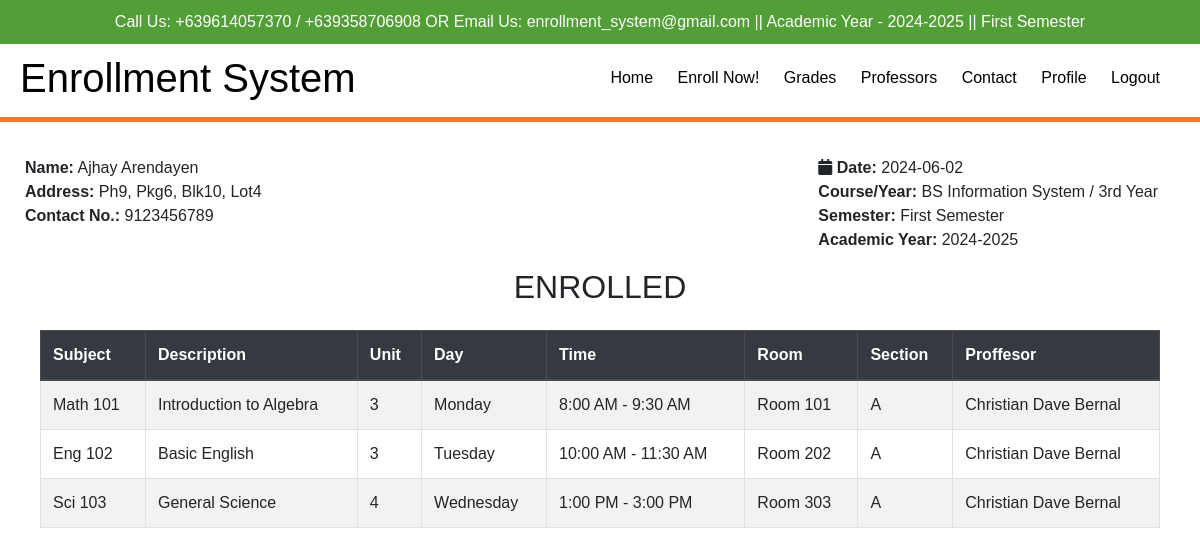
The page /student/enroll.php (signed in) on the database as committed earlier.
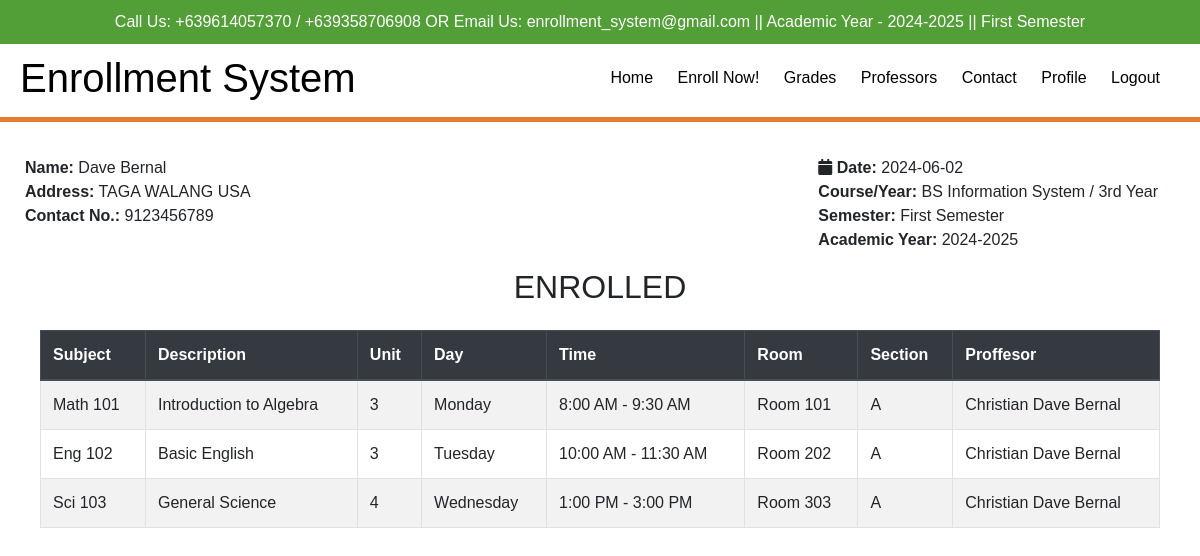
The same page on the database as committed later.
### tables this page shows
CREATE TABLE `students` (
  `id` int(11) NOT NULL,
  `student_id` int(11) NOT NULL,
  `program_id` int(11) NOT NULL,
  `year_id` int(11) NOT NULL,
  `firstname` varchar(255) NOT NULL,
  `middlename` varchar(255) NOT NULL,
  `lastname` varchar(255) NOT NULL,
  `birthdate` date NOT NULL,
  `gender` varchar(255) NOT NULL,
  `address` text NOT NULL,
  `birthplace` varchar(255) NOT NULL,
  `contact` bigint(20) NOT NULL,
  `documents` text NOT NULL,
  `status` varchar(255) NOT NULL,
  `registration_date` varchar(255) NOT NULL
);

### student/enroll.php (the view, shortened to what this page needs)
<?php include "include/header.php" ?>
    <div class="content-wrapper container mt-3">
        <section class="invoice">
            <div class="row">
                <div class="col-12">
                </div>
            </div>
            <div class="row invoice-info">
                <?php
                $sql = "CALL SelectAllStudents()";
                $result = $conn->query($sql)->fetch_assoc();
                ?>
                <div class="col-sm-8 invoice-col">
                        <b>Name:</b> <?php echo $result['firstname']; ?> <?php echo $result['lastname']; ?><br>
                        <b>Address:</b> <?php echo $result['address']; ?><br>
                        <b>Contact No.:</b> <?php echo $result['contact']; ?><br>
                </div>
                <div class="col-sm-4 invoice-col">
                <i class="fa fa-calendar"></i> <b>Date:</b> <?php echo date('Y-m-d'); ?><br>
                    <b>Course/Year:</b> BS Information System / 3rd Year<br>
                    <b>Semester:</b> First Semester<br>
                    <b>Academic Year:</b> 2024-2025
                </div>
            </div>
    <div class="container mt-3">
        <h2 class="text-center mb-4">ENROLLED</h2>
        <table class="table table-bordered table-striped">
            <thead class="thead-dark">
                <tr>
                    <th>Subject</th>
                    <th>Description</th>
                    <th>Unit</th>
                    <th>Day</th>
                    <th>Time</th>
                    <th>Room</th>
                    <th>Section</th>
                    <th>Proffesor</th>
                </tr>
            </thead>
            <tbody>
                <tr>
                    <td>Math 101</td>
                    <td>Introduction to Algebra</td>
                    <td>3</td>
                    <td>Monday</td>
                    <td>8:00 AM - 9:30 AM</td>
                    <td>Room 101</td>
                    <td>A</td>
                    <td>Christian Dave Bernal</td>
                </tr>
                <tr>
                    <td>Eng 102</td>
                    <td>Basic English</td>
                    <td>3</td>
                    <td>Tuesday</td>
                    <td>10:00 AM - 11:30 AM</td>
                    <td>Room 202</td>
                    <td>A</td>
                    <td>Christian Dave Bernal</td>
                </tr>
                <tr>
                    <td>Sci 103</td>
                    <td>General Science</td>
                    <td>4</td>
                    <td>Wednesday</td>
                    <td>1:00 PM - 3:00 PM</td>
                    <td>Room 303</td>
                    <td>A</td>
                    <td>Christian Dave Bernal</td>
                </tr>
            </tbody>
        </table>
    </div>
</body>
</html>

### student/include/header.php (shortened to what this page needs)
<!DOCTYPE html>
<html lang="en">
<head>
    <link rel="stylesheet" href="https://stackpath.bootstrapcdn.com/bootstrap/4.5.2/css/bootstrap.min.css">
    <link rel="stylesheet" href="https://cdnjs.cloudflare.com/ajax/libs/font-awesome/5.15.3/css/all.min.css">
</head>
<body>
    <div class="top-bar">
        <div class="container">
            <p class="contact-info">
                Call Us: +639614057370 / +639358706908 OR Email Us: enrollment_system@gmail.com || Academic Year - 2024-2025 || First Semester
            </p>
        </div>
    </div>
    <nav class="navbar">
        <div class="container">
            <h1 class="logo">Enrollment System</h1>
            <ul class="nav-links">
                <li><a href="index.php">Home</a></li>
                <li><a href="enrollnow.php">Enroll Now!</a></li>
                <li><a href="grade.php">Grades</a></li>
                <li><a href="professor.php">Professors</a></li>
                <li><a href="contact.php">Contact</a></li>
                <li><a href="#">Profile</a></li>
                <li><a href="../logout.php">Logout</a></li>
            </ul>
        </div>
    </nav>

### student/include/header.php (style rules this page uses)
body { font-family: Arial, sans-serif; margin: 0; padding: 0; }
.container { max-width: 1200px; margin: 0 auto; padding: 0 20px; }
.navbar { background-color: #fff; color: #000; padding: 10px 0; }
.navbar .container { display: flex; justify-content: space-between; align-items: center; }
.logo { margin: 0; }
.nav-links { list-style: none; padding: 0; margin: 0; }
.nav-links li { display: inline; margin-right: 20px; }
.nav-links li a { color: #000; text-decoration: none; }
.top-bar { background-color: #529f37; color: #fff; padding: 10px 0; }
.navbar::after { content: ''; display: block; width: 100%; border-bottom: 5px solid #e77d33; margin-top: 15px; }
.contact-info { margin: 0; text-align: center; }
.content-wrapper { margin-top: 50px; }
.invoice .invoice-info b { font-weight: normal; }
.invoice .invoice-col { padding-left: 20px; padding-right: 20px; }
.invoice .invoice-col b { font-weight: bold; }

Rows that differ between the two databases and show on the page:
no longer on this page (row unchanged): students: firstname "Ajhay", lastname "Arendayen", address "Ph9, Pkg6, Blk10, Lot4", contact "9123456789"
added students: firstname "Dave", lastname "Bernal", address "TAGA WALANG USA", contact "9123456789"
